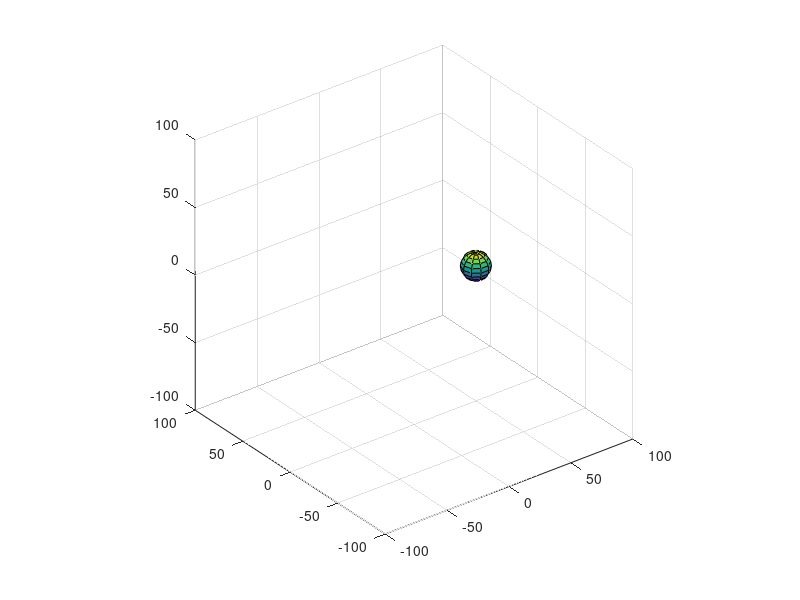

Write MATLAB code to recreate this figure.
[x y z]=sphere(10)
axis([-100 100 -100 100 -100 100])
% [x y z]=10.*[x y z]
surf((x*10)+50, y*10, z*10)
axis([-100 100 -100 100 -100 100])
axis equal
axis([-100 100 -100 100 -100 100])